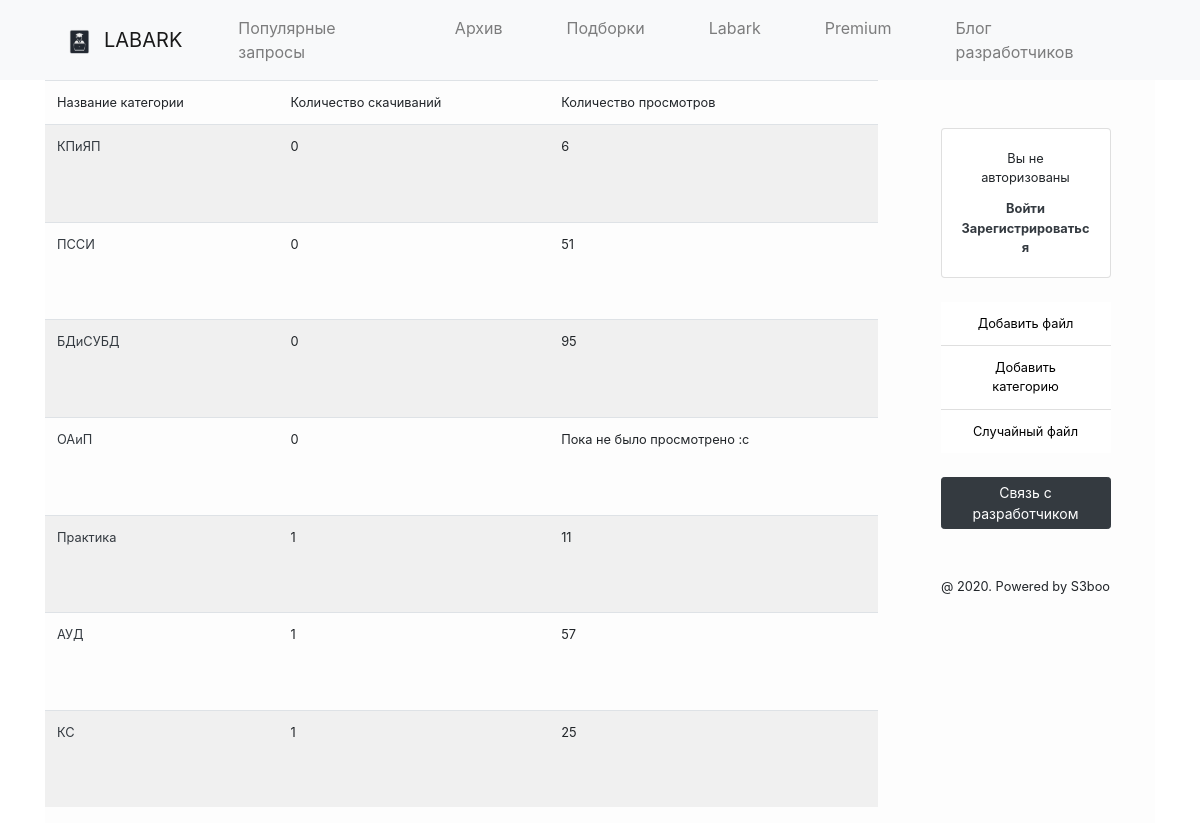
The page /libs on the database its author committed.
### LabArkApp/models.py (models this page shows, shortened)
class Category(models.Model):
    name = models.CharField(max_length=50, blank=False, unique=True)
    downloads = models.IntegerField(default=0)
    def get_views(self):
        return Lab.objects.filter(category__pk=self.pk).aggregate(Sum('views'))['views__sum']

### LabArkApp/views.py (the view)
# urls.py: re_path(r'^libs', LA.libs, name="libs"),
def libs(request):
    return render(request, 'libs.html', context={
        'categories': Category.objects.all()
    })

### templates/libs.html (shortened to what this page needs)
{% extends "base.html" %}
{% block content %}
<div class="row m-0 p-0 content">
    <table class="table table-responsive-md table-hover table-striped ml-0 mr-5 col-12 col-xl-9 w-100">
      <thead class="thead-dark">
        <tr>
          <td class="small">Название категории</td>
          <td class="small">Количество скачиваний</td>
          <td class="small">Количество просмотров</td>
        </tr>
      </thead>
      <tbody>
        {% for x in categories %}
            <tr>
              <td class="small"><a href="{% url "category_labs" x.id %}" class="text-dark">{{ x.name }}</a></td>
              <td class="small">{{ x.downloads }}</td>
              <td class="small">{% if x.get_views != None %} {{ x.get_views }} {% else %} Пока не было просмотрено :с {% endif %}</td>
            </tr>
        {% endfor %}
      </tbody>
    </table>
    {% include "aside_nav.html" %}
  </div>
{% endblock %}

### static/css/style.css (style rules this page uses)
.content { background: #FDFDFD; height: calc(100vh - 57px); }

### rows shown on the page
Category: name "КПиЯП", downloads "0", get_views "6"
Category: name "ПССИ", downloads "0", get_views "51"
Category: name "БДиСУБД", downloads "0", get_views "95"
Category: name "ОАиП", downloads "0", shows "Пока не было просмотрено :с"
Category: name "Практика", downloads "1", get_views "11"
Category: name "АУД", downloads "1", get_views "57"
Category: name "КС", downloads "1", get_views "25"
